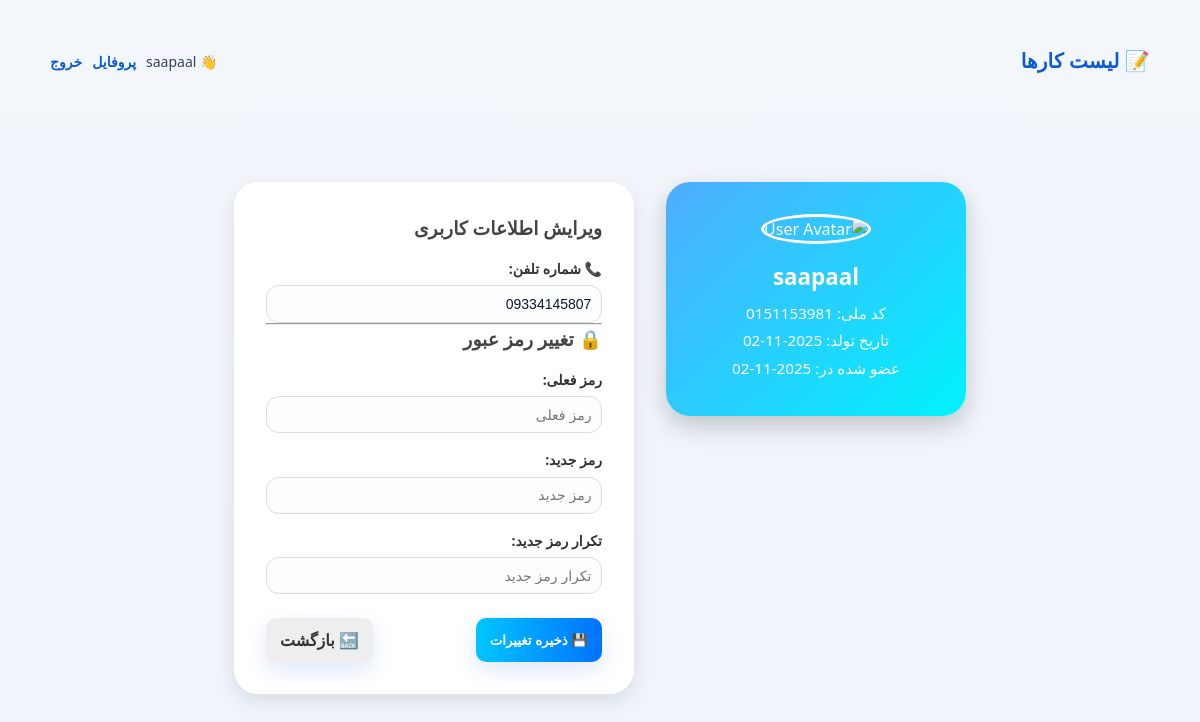
The app's page /profile (signed in) with its own data.
### models.py (models this page shows, shortened)
class User(db.Model):
    id = db.Column(db.Integer, primary_key=True)
    username = db.Column(db.String(80), unique=True, nullable=False)
    password = db.Column(db.String(200), nullable=False)
    phone = db.Column(db.String(30), nullable=True)
    birthday = db.Column(db.Date, nullable=True)
    national_id = db.Column(db.String(50), nullable=True)
    created_at = db.Column(db.DateTime, default=datetime.utcnow)
    todos = db.relationship('Todo', backref='owner', lazy=True)

### to_do.py (the view, shortened to what this page needs)
@app.route('/profile',methods= ['GET','POST'])
@login_required
def profile():
    user = User.query.get_or_404(session['user_id'])
    return render_template('profile.html',user=user)

### to_do.py (called while the page is built)
def login_required(f):
    @wraps(f)
    def decorated(*args, **kwargs):
        if 'user_id' not in session:
            flash("ابتدا وارد شوید", 'error')
            return redirect(url_for('login', next=request.path))
        return f(*args, **kwargs)
    return decorated

### templates/profile.html (shortened to what this page needs)
{% extends "base.html" %}
{% block content %}
<div class="profile-container">
    <div class="profile-card">
        <div class="avatar">
            <img src="https://cdn-icons-png.flaticon.com/512/1946/1946429.png" alt="User Avatar">
        </div>
        <h2 class="username">{{ user.username }}</h2>
        <p class="id">کد ملی: {{ user.national_id }}</p>
        <p class="birth">تاریخ تولد: {{ user.birthday.strftime('%Y-%m-%d') }}</p>
        <p class="created">عضو شده در: {{ user.created_at.strftime('%Y-%m-%d') }}</p>
    </div>
    <div class="profile-edit">
        <form method="post" id="profileForm">
            <h3>ویرایش اطلاعات کاربری</h3>
            <label>📞 شماره تلفن:</label>
            <input type="text" name="phone" id="phone" value="{{ user.phone or '' }}" placeholder="شماره تماس جدید">
            <hr>
            <h3>🔒 تغییر رمز عبور</h3>
            <label>رمز فعلی:</label>
            <input type="password" name="current_password" placeholder="رمز فعلی">
            <label>رمز جدید:</label>
            <input type="password" name="new_password" id="password" placeholder="رمز جدید">
            <label>تکرار رمز جدید:</label>
            <input type="password" name="confirm_password" placeholder="تکرار رمز جدید">
            <div class="buttons">
                <button type="submit" class="btn save">💾 ذخیره تغییرات</button>
                <a href="{{ url_for('todo_list') }}" class="btn back">🔙 بازگشت</a>
            </div>
        </form>
    </div>
</div>
{% endblock %}

### templates/base.html (shortened to what this page needs)
<!DOCTYPE html>
<html lang="fa" dir="rtl">
<head>
    <link rel="stylesheet" href="{{ url_for('static', filename='style.css') }}">
</head>
<body>
    <header>
        <div class="container">
            <h1><a href="{{ url_for('todo_list') }}">📝 لیست کارها</a></h1>
            <div class="user">
                {% if session.username %}
                    <span>👋 {{ session.username }}</span>
                    <a href="{{ url_for('profile') }}">پروفایل</a>
                    <a href="{{ url_for('logout') }}">خروج</a>
                {% else %}
                    <a href="{{ url_for('login') }}">ورود</a>
                    <a href="{{ url_for('register') }}">ثبت‌نام</a>
                {% endif %}
            </div>
        </div>
    </header>
    <div class="container">
        {% block content %}{% endblock %}
    </div>
</body>
</html>

### Static/style.css (style rules this page uses)
* { box-sizing: border-box; margin: 0; padding: 0; }
html,body { height: 100%; }
body { font-family: "Segoe UI", Tahoma, Roboto, "Helvetica Neue", Arial, sans-serif; background: linear-gradient(180deg,#f3f6fb 0%, #eef4fb 100%); color: #1f2937; -webkit-font-smoothing:antialiased; -moz-osx-font-smoothing:grayscale; line-height: 1.5; }
.container { width: 92%; max-width: 980px; margin: 28px auto; }
header { background: transparent; padding: 18px 0; }
header .container { display: flex; align-items: center; justify-content: space-between; gap: 12px; }
header h1 { font-size: 20px; letter-spacing: 0.2px; color: #0b5bd8; }
header h1 a { color: inherit; text-decoration: none; }
header .user { display:flex; gap:10px; align-items:center; font-size:14px; color:#334155; }
header .user a { color:#0b5bd8; text-decoration:none; font-weight:600; }
label { display:block; margin-bottom:6px; color:#334155; font-weight:600; font-size:14px; }
input[type="text"], input[type="password"], input[type="date"], textarea, select { display:block; width:100%; padding: 10px 12px; border-radius:10px; border: 1px solid #e6eef8; background: #fbfdff; outline: none; font-size:14px; color:#0f172a; box-shadow: 0 1px 0 rgba(255,255,255,0.6) inset; transition: border-color .12s ease, box-shadow .12s ease, transform .08s ease; }
.btn { display:inline-flex; align-items:center; gap:8px; padding: 10px 14px; border-radius: 10px; background: linear-gradient(90deg, #0b5bd8, #3aa0ff); color:white; border: none; font-weight:700; cursor:pointer; box-shadow: 0 8px 24px rgba(11,91,216,0.14); transition: transform .12s ease, box-shadow .12s ease, opacity .12s ease; text-decoration:none; }
@media (min-width:1100px) { .container { max-width:1100px; } }
.profile-container { display: flex; flex-wrap: wrap; justify-content: center; align-items: flex-start; gap: 2rem; padding: 2rem; animation: fadeIn 0.6s ease-in-out; }
.profile-card { background: linear-gradient(135deg, #4facfe 0%, #00f2fe 100%); color: white; text-align: center; padding: 2rem 1.5rem; border-radius: 1.5rem; box-shadow: 0 10px 25px rgba(0, 0, 0, 0.2); width: 300px; }
.profile-card .avatar img { width: 100px; height: 100px; border-radius: 50%; border: 3px solid #fff; margin-bottom: 1rem; }
.profile-card .username { font-size: 1.4rem; font-weight: bold; margin-bottom: .5rem; }
.profile-card p { margin: .3rem 0; font-size: .95rem; }
.profile-edit { background: #fff; border-radius: 1.5rem; box-shadow: 0 6px 20px rgba(0, 0, 0, 0.1); padding: 2rem; width: 400px; }
.profile-edit h3 { color: #444; margin-bottom: 1rem; }
.profile-edit label { display: block; font-weight: bold; color: #333; margin-top: 1rem; }
.profile-edit input { width: 100%; padding: .6rem; border: 1px solid #ddd; border-radius: .8rem; margin-top: .4rem; transition: 0.3s; }
.profile-edit .buttons { display: flex; justify-content: space-between; margin-top: 1.5rem; }
.btn.save { background: linear-gradient(90deg, #00c6ff 0%, #0072ff 100%); color: white; }
.btn.back { background: #eee; color: #333; }

### records on screen
User: username "saapaal", national_id "0151153981", birthday "2025-11-02", created_at "2025-11-02", phone "09334145807"
